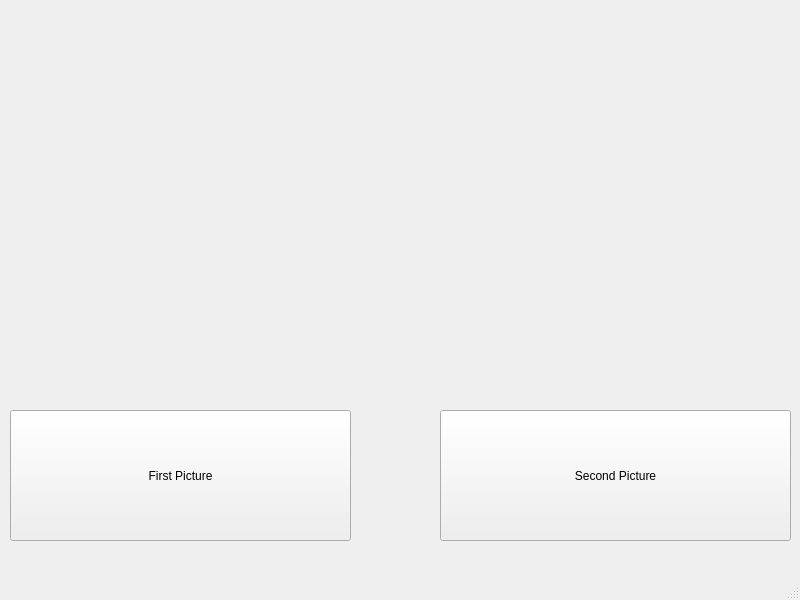
<?xml version="1.0" encoding="UTF-8"?>
<ui version="4.0">
 <class>MainWindow</class>
 <widget class="QMainWindow" name="MainWindow">
  <property name="geometry">
   <rect>
    <x>0</x>
    <y>0</y>
    <width>800</width>
    <height>600</height>
   </rect>
  </property>
  <property name="windowTitle">
   <string>MainWindow</string>
  </property>
  <widget class="QWidget" name="centralwidget">
   <widget class="QLabel" name="photo">
    <property name="geometry">
     <rect>
      <x>0</x>
      <y>0</y>
      <width>801</width>
      <height>401</height>
     </rect>
    </property>
    <property name="text">
     <string/>
    </property>
    <property name="pixmap">
     <pixmap>../../../../../Users/KIIT/Downloads/img1.jpg</pixmap>
    </property>
    <property name="scaledContents">
     <bool>true</bool>
    </property>
    <property name="alignment">
     <set>Qt::AlignCenter</set>
    </property>
   </widget>
   <widget class="QPushButton" name="pic1">
    <property name="geometry">
     <rect>
      <x>10</x>
      <y>410</y>
      <width>341</width>
      <height>131</height>
     </rect>
    </property>
    <property name="text">
     <string>First Picture</string>
    </property>
   </widget>
   <widget class="QPushButton" name="pic2">
    <property name="geometry">
     <rect>
      <x>440</x>
      <y>410</y>
      <width>351</width>
      <height>131</height>
     </rect>
    </property>
    <property name="text">
     <string>Second Picture</string>
    </property>
   </widget>
  </widget>
  <widget class="QMenuBar" name="menubar">
   <property name="geometry">
    <rect>
     <x>0</x>
     <y>0</y>
     <width>800</width>
     <height>26</height>
    </rect>
   </property>
  </widget>
  <widget class="QStatusBar" name="statusbar"/>
 </widget>
 <resources/>
 <connections/>
</ui>
